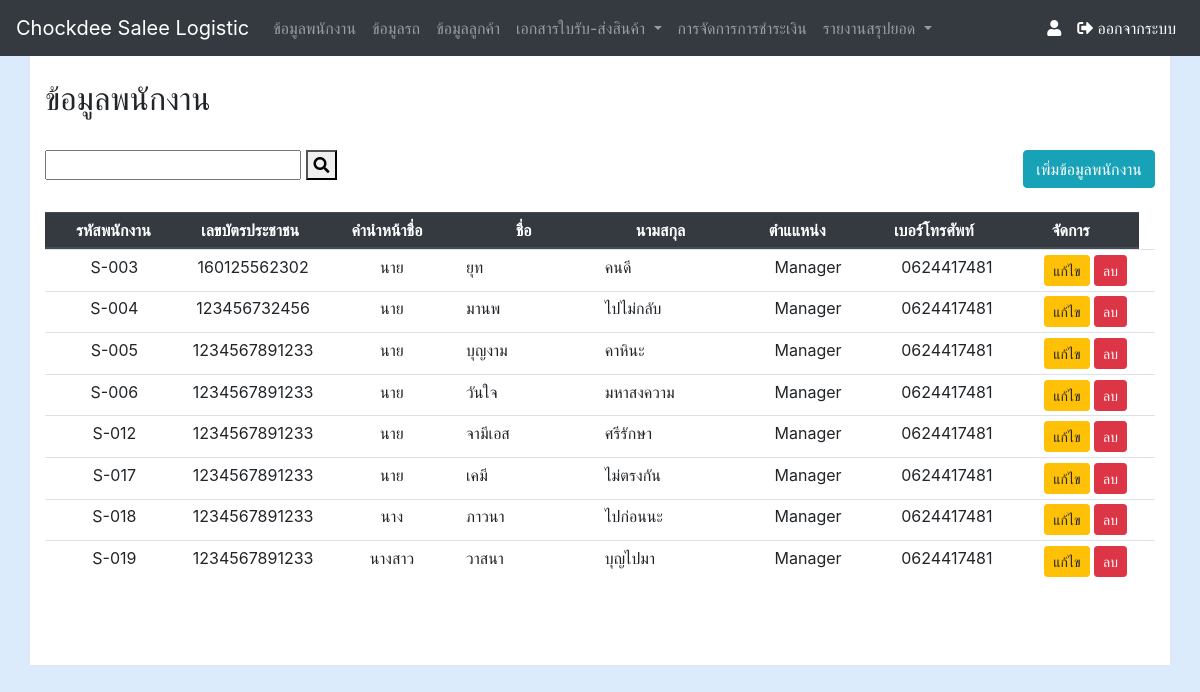
The page /staff_show.php on the database its author committed.
### tables this page shows
CREATE TABLE `tb_staff` (
  `staff_id` int(10) NOT NULL,
  `staff_id_set` varchar(10) NOT NULL,
  `staff_name` varchar(55) NOT NULL,
  `staff_lastname` varchar(55) NOT NULL,
  `staff_card` varchar(13) NOT NULL,
  `staff_position` varchar(15) NOT NULL,
  `staff_tel` varchar(10) NOT NULL,
  `staff_title_name` varchar(45) DEFAULT NULL
);

### staff_show.php (the view, shortened to what this page needs)
<?php require_once('Connections/myconnect.php'); ?>
<?php require_once('nevbar.php');
Nevbar(); ?>
<?php
$query_staff = "SELECT * FROM tb_staff ";
$staff = mysql_query($query_staff, $myconnect) or die(mysql_error());
$row_staff = mysql_fetch_assoc($staff);
?>
<!DOCTYPE html
    PUBLIC "-//W3C//DTD XHTML 1.0 Transitional//EN" "http://www.w3.org/TR/xhtml1/DTD/xhtml1-transitional.dtd">
<html xmlns="http://www.w3.org/1999/xhtml">
<head>
    <link rel="stylesheet" href="css/custom.css" />
</head>
<body>
    <div class="container">
        <br />
        <h2>ข้อมูลพนักงาน</h2>
        <br />
        <div class="row">
            <div class="col-sm-8">
                <form id="form2" name="form2" method="get" action="<?php echo $_SERVER['SCRIPT_NAME'];?>">
                    <input type="text" name="textfield" id="textfield" />
                    <button type="submit"><i class="fa fa-search"></i></button>
                </form>
            </div>
            <div class="col-sm-4 ">
                <div class="float-right"><a class="btn btn-info" href="staff_insert.php">เพิ่มข้อมูลพนักงาน</a></div>
            </div>
        </div>
        <br />
        <div class="table-responsive">
            <table id='customers' class="table table-hover table-sm">
                <thead class="thead-dark">
                    <tr>
                        <th>
                            <div align="center">รหัสพนักงาน</div>
                        </th>
                        <th>
                            <div align="center">เลขบัตรประชาชน</div>
                        </th>
                        <th>
                            <div align="center">คำนำหน้าชื่อ</div>
                        </th>
                        <th>
                            <div align="center">ชื่อ</div>
                        </th>
                        <th>
                            <div align="center">นามสกุล</div>
                        </th>
                        <th>
                            <div align="center">ตำแแหน่ง</div>
                        </th>
                        <th>
                            <div align="center">เบอร์โทรศัพท์</div>
                        </th>
                        <th>
                            <div align="center">จัดการ</div>
                        </th>
                    </tr>
                </thead>
                <tbody>
                    <?php do { ?>
                    <tr>
                        <td>
                            <div align="center"><span><?php echo $row_staff['staff_id_set']; ?></span></div>
                        </td>
                        <td height="30">
                            <div align="center"><?php echo $row_staff['staff_card']; ?></div>
                        </td>
                        <td>
                            <div align="center"><?php echo $row_staff['staff_title_name']; ?></div>
                        </td>
                        <td>
                            <div align="left"><?php echo $row_staff['staff_name']; ?></div>
                        </td>
                        <td>
                            <div align="left"><?php echo $row_staff['staff_lastname']; ?></div>
                        </td>
                        <td>
                            <div align="center"><?php echo $row_staff['staff_position']; ?></div>
                        </td>
                        <td>
                            <div align="center"><?php echo $row_staff['staff_tel']; ?></div>
                        </td>
                        <td>
                            <div align="center">
                                <a class="btn btn-warning btn-sm" role="button"
                                    href="staff_edit.php<?php echo $row_staff['']; ?>?id=<?php echo $row_staff['staff_id']; ?>">แก้ไข</a>
                                <a class="btn btn-danger btn-sm" role="button"
                                    href="staff_del.php?id=<?php echo $row_staff['staff_id']; ?>?staff_id=<?php echo $row_staff['staff_id']; ?>"
                                    onclick="return confirm('ยืนยันที่จะลบข้อมูลหรือไม่ ?')">ลบ</a>
                            </div>
                        </td>
                    </tr>
                    <?php } while ($row_staff = mysql_fetch_assoc($staff)); ?>
                </tbody>
            </table>
        </div>
    </div>
</body>
</html>

### css/custom.css (style rules this page uses)
body { background: #DCEBFC; }
.container { background: #FFF; }
table, tbody { display: block; height: 400px; overflow: auto; }
thead, tbody tr { display: table; width: 100%; table-layout: fixed; }
thead { width: calc(100% - 1em) }
table { width: 100%; height:100% }

### rows shown on the page
tb_staff: staff_id_set "S-003", staff_card "160125562302", staff_title_name "นาย", staff_name "ยุท", staff_lastname "คนดี", staff_position "Manager", staff_tel "0624417481"
tb_staff: staff_id_set "S-004", staff_card "123456732456", staff_title_name "นาย", staff_name "มานพ", staff_lastname "ไปไม่กลับ", staff_position "Manager", staff_tel "0624417481"
tb_staff: staff_id_set "S-005", staff_card "1234567891233", staff_title_name "นาย", staff_name "บุญงาม", staff_lastname "คาหินะ", staff_position "Manager", staff_tel "0624417481"
tb_staff: staff_id_set "S-006", staff_card "1234567891233", staff_title_name "นาย", staff_name "วันใจ", staff_lastname "มหาสงความ", staff_position "Manager", staff_tel "0624417481"
tb_staff: staff_id_set "S-012", staff_card "1234567891233", staff_title_name "นาย", staff_name "จามีเอส", staff_lastname "ศรีรักษา", staff_position "Manager", staff_tel "0624417481"
tb_staff: staff_id_set "S-017", staff_card "1234567891233", staff_title_name "นาย", staff_name "เคมี", staff_lastname "ไม่ตรงกัน", staff_position "Manager", staff_tel "0624417481"
tb_staff: staff_id_set "S-018", staff_card "1234567891233", staff_title_name "นาง", staff_name "ภาวนา", staff_lastname "ไปก่อนนะ", staff_position "Manager", staff_tel "0624417481"
tb_staff: staff_id_set "S-019", staff_card "1234567891233", staff_title_name "นางสาว", staff_name "วาสนา", staff_lastname "บุญไปมา", staff_position "Manager", staff_tel "0624417481"
